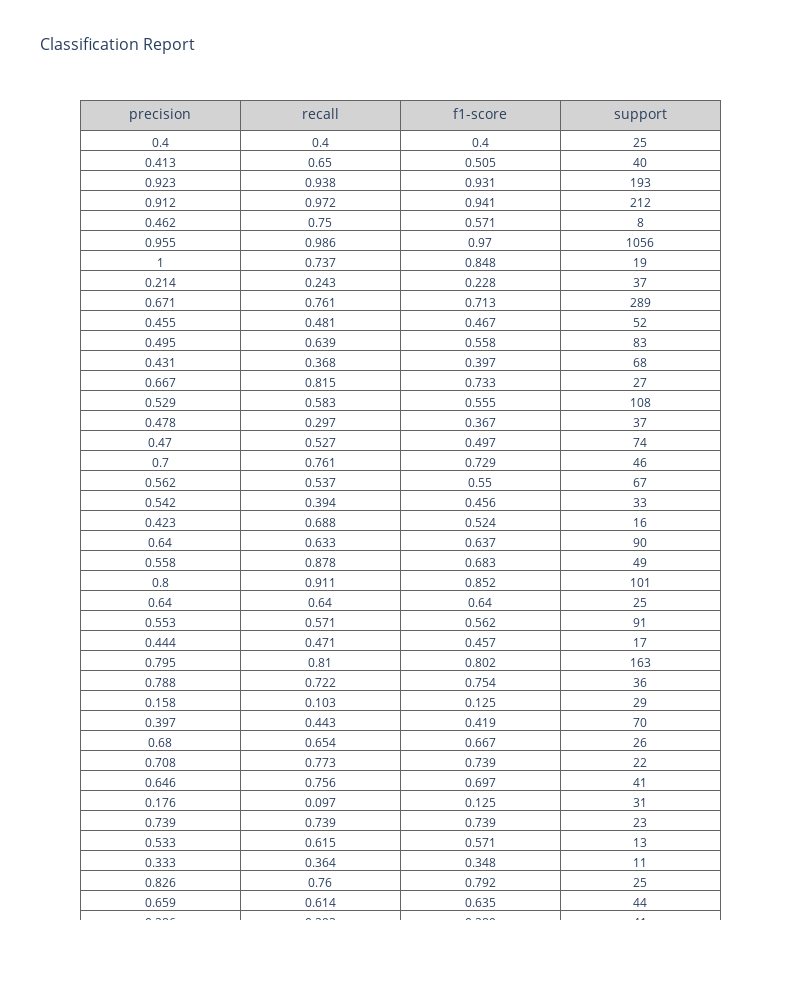

Notebook cell for this chart:
### Code cell
from sklearn.neighbors import KNeighborsClassifier

# модель RandomForestClassifier (114 classes)
kn_clf = KNeighborsClassifier(n_jobs=8)

# Оцениваем модель и выводим отчет
evaluate_and_report(kn_clf, X_train, X_test, y_train, y_test)

### Figure 1 — Plotly figure (JSON) as saved in the notebook; plotly's stock layout.template omitted (floating-point values rounded to 4 significant figures; data arrays with more than 128 entries replaced by an {"elided": "..."} marker saying what was removed)
{"data": [{"cells": {"align": "center", "fill": {"color": "white"}, "font": {"size": 12}, "line": {"color": "rgb(100, 100, 100)"}, "values": {"elided": "4x116 float values"}}, "header": {"align": "center", "fill": {"color": "lightgray"}, "font": {"size": 14}, "height": 30, "line": {"color": "rgb(100, 100, 100)"}, "values": ["precision", "recall", "f1-score", "support"]}, "type": "table"}], "layout": {"height": 1000, "title": {"font": {"size": 16}, "text": "Classification Report"}, "width": 800}}
